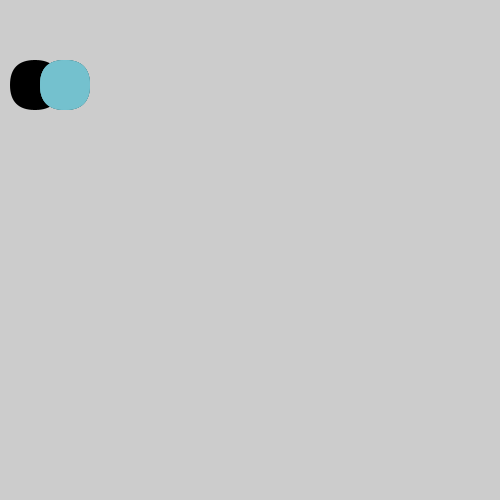
Frame 1 (no input)
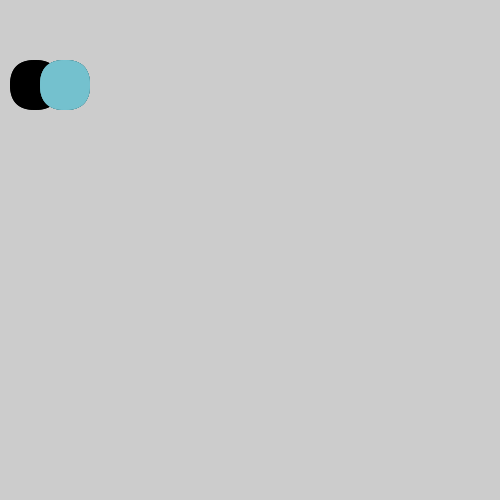
Frame 2 (the mouse pressed at the canvas centre, redrawn once)

The Processing sketch that drew these frames (run headless with seeded random() and noise(); the mouse was pressed at the canvas centre and the sketch redrawn once):

// Processing sketch: week4exercise21_01
// ── week4exercise21_01.pde
void setup(){
  size(500,500);
  noStroke();
  smooth();
  noLoop();
}
void draw(){
  // Right shape
  fill(0);
  rect(10,60,50,50,90);
  fill(116,193,206);
rect(40,60,50,50,90);
fill(116,193,206);
rect(40,60,50,50,90);

// Left shape
fill(0);
  rect(40,60,50,50,90);
  fill(116,193,206);
rect(40,60,50,50,90);
fill(116,193,206);
rect(40,60,50,50,90);
}
  
